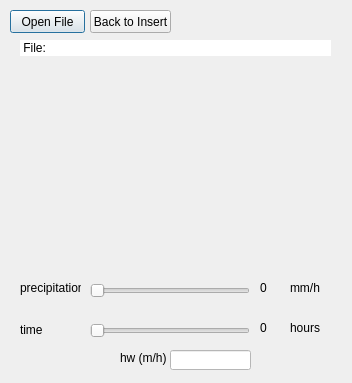
<?xml version="1.0" encoding="UTF-8"?>
<ui version="4.0">
 <class>Dialog</class>
 <widget class="QDialog" name="Dialog">
  <property name="geometry">
   <rect>
    <x>0</x>
    <y>0</y>
    <width>352</width>
    <height>383</height>
   </rect>
  </property>
  <property name="windowTitle">
   <string>Dialog</string>
  </property>
  <widget class="QLabel" name="label">
   <property name="geometry">
    <rect>
     <x>20</x>
     <y>280</y>
     <width>61</width>
     <height>16</height>
    </rect>
   </property>
   <property name="text">
    <string>precipitation</string>
   </property>
  </widget>
  <widget class="QLabel" name="label_time_2">
   <property name="geometry">
    <rect>
     <x>260</x>
     <y>320</y>
     <width>16</width>
     <height>16</height>
    </rect>
   </property>
   <property name="text">
    <string>0</string>
   </property>
  </widget>
  <widget class="QLabel" name="label_time">
   <property name="geometry">
    <rect>
     <x>290</x>
     <y>320</y>
     <width>31</width>
     <height>16</height>
    </rect>
   </property>
   <property name="text">
    <string>hours</string>
   </property>
  </widget>
  <widget class="QLabel" name="label_3">
   <property name="geometry">
    <rect>
     <x>120</x>
     <y>350</y>
     <width>51</width>
     <height>16</height>
    </rect>
   </property>
   <property name="text">
    <string>hw (m/h)</string>
   </property>
  </widget>
  <widget class="QLineEdit" name="line_edit_hw">
   <property name="enabled">
    <bool>false</bool>
   </property>
   <property name="geometry">
    <rect>
     <x>170</x>
     <y>350</y>
     <width>81</width>
     <height>20</height>
    </rect>
   </property>
   <property name="styleSheet">
    <string notr="true">color: rgb(0, 0, 0);
background-color: rgb(255, 255, 255);</string>
   </property>
  </widget>
  <widget class="QSlider" name="slider_period">
   <property name="enabled">
    <bool>false</bool>
   </property>
   <property name="geometry">
    <rect>
     <x>90</x>
     <y>320</y>
     <width>160</width>
     <height>22</height>
    </rect>
   </property>
   <property name="maximum">
    <number>99</number>
   </property>
   <property name="value">
    <number>0</number>
   </property>
   <property name="sliderPosition">
    <number>0</number>
   </property>
   <property name="orientation">
    <enum>Qt::Horizontal</enum>
   </property>
  </widget>
  <widget class="QSlider" name="slider_precipitation">
   <property name="enabled">
    <bool>false</bool>
   </property>
   <property name="geometry">
    <rect>
     <x>90</x>
     <y>280</y>
     <width>160</width>
     <height>22</height>
    </rect>
   </property>
   <property name="maximum">
    <number>99</number>
   </property>
   <property name="orientation">
    <enum>Qt::Horizontal</enum>
   </property>
  </widget>
  <widget class="QLabel" name="label_2">
   <property name="geometry">
    <rect>
     <x>20</x>
     <y>320</y>
     <width>61</width>
     <height>20</height>
    </rect>
   </property>
   <property name="text">
    <string>time</string>
   </property>
  </widget>
  <widget class="QLabel" name="label_4">
   <property name="geometry">
    <rect>
     <x>290</x>
     <y>280</y>
     <width>31</width>
     <height>16</height>
    </rect>
   </property>
   <property name="text">
    <string>mm/h</string>
   </property>
  </widget>
  <widget class="QLabel" name="label_time_3">
   <property name="geometry">
    <rect>
     <x>260</x>
     <y>280</y>
     <width>21</width>
     <height>16</height>
    </rect>
   </property>
   <property name="text">
    <string>0</string>
   </property>
  </widget>
  <widget class="QPushButton" name="button_open_file">
   <property name="geometry">
    <rect>
     <x>10</x>
     <y>10</y>
     <width>75</width>
     <height>23</height>
    </rect>
   </property>
   <property name="text">
    <string>Open File</string>
   </property>
  </widget>
  <widget class="QLabel" name="label_file_name">
   <property name="geometry">
    <rect>
     <x>20</x>
     <y>40</y>
     <width>311</width>
     <height>16</height>
    </rect>
   </property>
   <property name="styleSheet">
    <string notr="true">background-color: rgb(255, 255, 255);</string>
   </property>
   <property name="text">
    <string> File: </string>
   </property>
  </widget>
  <widget class="QPushButton" name="pushButton_2">
   <property name="geometry">
    <rect>
     <x>90</x>
     <y>10</y>
     <width>81</width>
     <height>23</height>
    </rect>
   </property>
   <property name="text">
    <string>Back to Insert</string>
   </property>
  </widget>
  <widget class="QWidget" name="gridLayoutWidget">
   <property name="geometry">
    <rect>
     <x>20</x>
     <y>60</y>
     <width>311</width>
     <height>211</height>
    </rect>
   </property>
   <layout class="QGridLayout" name="layout_histogram"/>
  </widget>
 </widget>
 <resources/>
 <connections>
  <connection>
   <sender>button_open_file</sender>
   <signal>clicked()</signal>
   <receiver>Dialog</receiver>
   <slot>read_file()</slot>
   <hints>
    <hint type="sourcelabel">
     <x>64</x>
     <y>28</y>
    </hint>
    <hint type="destinationlabel">
     <x>112</x>
     <y>34</y>
    </hint>
   </hints>
  </connection>
  <connection>
   <sender>slider_precipitation</sender>
   <signal>valueChanged(int)</signal>
   <receiver>label_time_3</receiver>
   <slot>setNum(int)</slot>
   <hints>
    <hint type="sourcelabel">
     <x>202</x>
     <y>288</y>
    </hint>
    <hint type="destinationlabel">
     <x>265</x>
     <y>289</y>
    </hint>
   </hints>
  </connection>
  <connection>
   <sender>slider_period</sender>
   <signal>valueChanged(int)</signal>
   <receiver>label_time_2</receiver>
   <slot>setNum(int)</slot>
   <hints>
    <hint type="sourcelabel">
     <x>238</x>
     <y>326</y>
    </hint>
    <hint type="destinationlabel">
     <x>266</x>
     <y>330</y>
    </hint>
   </hints>
  </connection>
  <connection>
   <sender>slider_precipitation</sender>
   <signal>valueChanged(int)</signal>
   <receiver>Dialog</receiver>
   <slot>rain_infiltration()</slot>
   <hints>
    <hint type="sourcelabel">
     <x>134</x>
     <y>287</y>
    </hint>
    <hint type="destinationlabel">
     <x>199</x>
     <y>43</y>
    </hint>
   </hints>
  </connection>
  <connection>
   <sender>slider_period</sender>
   <signal>valueChanged(int)</signal>
   <receiver>Dialog</receiver>
   <slot>rain_infiltration()</slot>
   <hints>
    <hint type="sourcelabel">
     <x>108</x>
     <y>331</y>
    </hint>
    <hint type="destinationlabel">
     <x>94</x>
     <y>131</y>
    </hint>
   </hints>
  </connection>
  <connection>
   <sender>slider_period</sender>
   <signal>valueChanged(int)</signal>
   <receiver>Dialog</receiver>
   <slot>change_period()</slot>
   <hints>
    <hint type="sourcelabel">
     <x>223</x>
     <y>330</y>
    </hint>
    <hint type="destinationlabel">
     <x>334</x>
     <y>313</y>
    </hint>
   </hints>
  </connection>
 </connections>
 <slots>
  <slot>read_file()</slot>
  <slot>rain_infiltration()</slot>
  <slot>change_period()</slot>
  <slot>change_precipitation()</slot>
 </slots>
</ui>
